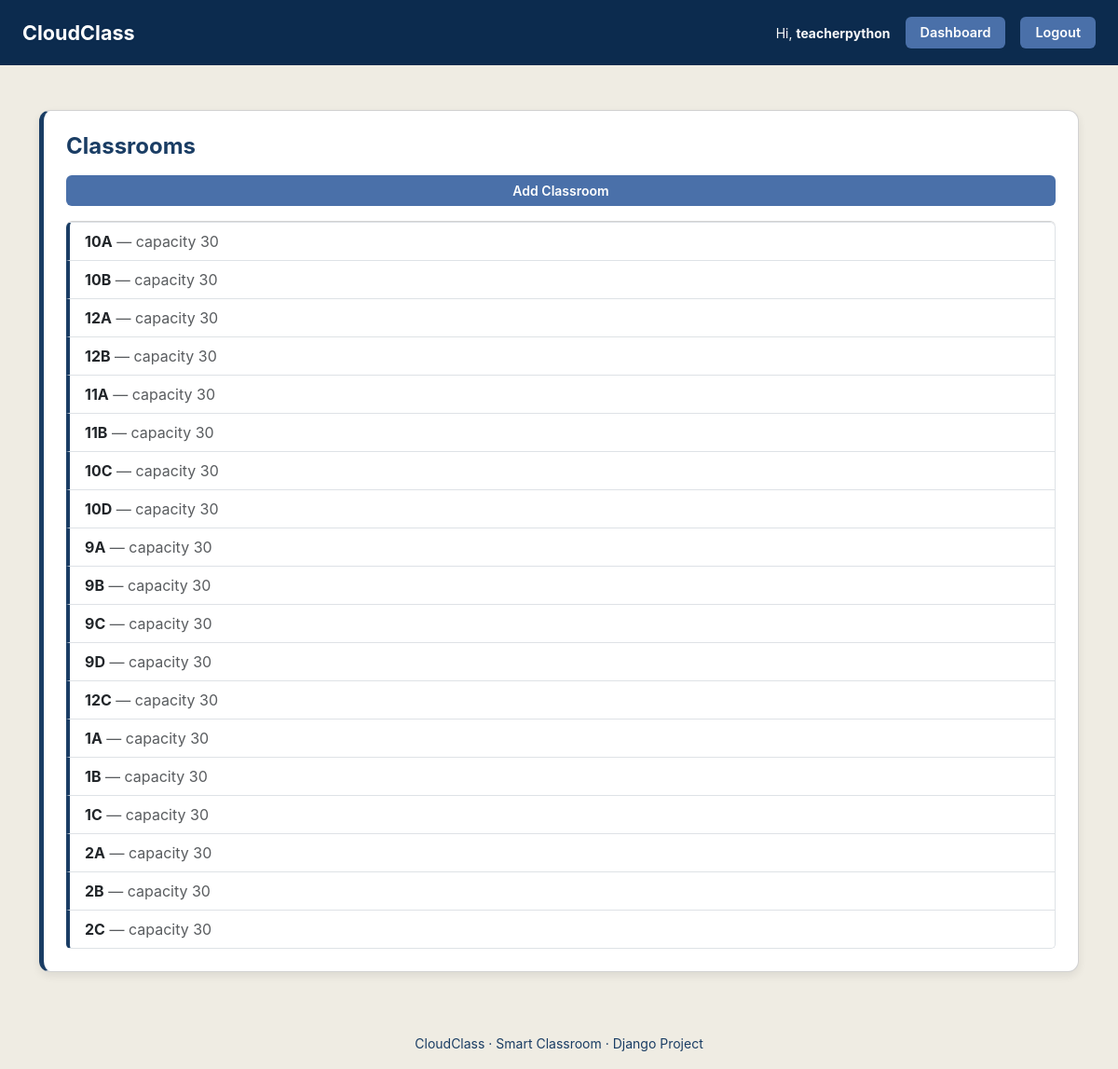
Screenshot of /classrooms/ (signed in) with the database file from the repository.
### classroom_app/models.py (models this page shows, shortened)
class User(AbstractUser):
    USER_ROLES = (
        ("student", "Student"),
        ("teacher", "Teacher"),
    )
    role = models.CharField(max_length=10, choices=USER_ROLES, default="student")

class ClassRoom(models.Model):
    name = models.CharField(max_length=100, unique=True)
    capacity = models.IntegerField(default=30)

### classroom_app/views.py (the view)
    def wrapper(request, *args, **kwargs):
        if not request.user.is_authenticated or request.user.role != "teacher":
            return render(request, "403.html", status=403)
        return view(request, *args, **kwargs)

### classroom_app/views.py (called while the page is built)
def teacher_required(view):
    def wrapper(request, *args, **kwargs):
        if not request.user.is_authenticated or request.user.role != "teacher":
            return render(request, "403.html", status=403)
        return view(request, *args, **kwargs)
    wrapper.__name__ = view.__name__
    return wrapper

@login_required
@teacher_required
def classroom_list(request):
    rooms = ClassRoom.objects.all()
    return render(
        request,
        "classroom_app/classroom_list.html",
        {"classrooms": rooms},
    )

### templates/classroom_app/classroom_list.html
{% extends "base.html" %}
{% block content %}
<div class="card p-4 mt-4">
    <h4 class="fw-bold mb-3" style="color: var(--primary-blue);">
        Classrooms
    </h4>
    <a class="btn btn-accent btn-sm mb-3" href="{% url 'add_classroom' %}">
        Add Classroom
    </a>
    <ul class="list-group">
        {% for c in classrooms %}
        <li class="list-group-item" style="background: var(--white); border-left: 4px solid var(--primary-blue);">
            <strong>{{ c.name }}</strong>
            <span class="text-muted"> — capacity {{ c.capacity }}</span>
        </li>
        {% empty %}
        <li class="list-group-item" style="background: var(--white); border-left: 4px solid var(--primary-blue);">
            No classrooms available.
        </li>
        {% endfor %}
    </ul>
</div>
{% endblock %}

### templates/base.html (shortened to what this page needs)
<!DOCTYPE html>
<html>
{% load static %}
<head>
    <link href="https://cdn.jsdelivr.net/npm/bootstrap@5.3.0/dist/css/bootstrap.min.css" rel="stylesheet">
    <link rel="stylesheet" href="{% static 'css/style.css' %}">
</head>
<body>
<nav class="navbar navbar-expand-lg custom-navbar px-4">
    <a class="navbar-brand fw-bold" href="{% url 'home' %}">
        CloudClass
    </a>
    <div class="collapse navbar-collapse justify-content-end" id="navbarMenu">
        <ul class="navbar-nav align-items-center gap-3">
            {% if user.is_authenticated %}
            <li class="nav-item text-light small">
                Hi, <strong>{{ user.username }}</strong>
            </li>
            {% if user.role == "teacher" %}
            <li class="nav-item">
                <a class="btn btn-accent btn-sm" href="{% url 'teacher_dashboard' %}">
                    Dashboard
                </a>
            </li>
            {% elif user.role == "student" %}
            <li class="nav-item">
                <a class="btn btn-accent btn-sm" href="{% url 'student_dashboard' %}">
                    Dashboard
                </a>
            </li>
            {% endif %}
            <li class="nav-item">
                <form method="post" action="{% url 'logout' %}" class="m-0">
                    <button class="btn btn-accent btn-sm" type="submit">
                        Logout
                    </button>
                </form>
            </li>
            {% endif %}
        </ul>
    </div>
</nav>
    <div class="container my-5">
        {% block content %}{% endblock %}
    </div>
    <footer class="py-3 text-center" style="color: var(--primary-blue);">
        <small>CloudClass · Smart Classroom · Django Project</small>
    </footer>
</body>
</html>

### static/css/style.css (style rules this page uses)
:root { --primary-blue: #1A3D64; --secondary-blue: #8FABD4; --accent-blue: #4A70A9; --dark-navy: #0C2B4E; --bg-light: #EFECE3; --white: #FFFFFF; --text-dark: #000000; }
body { background: var(--bg-light); font-family: "Inter", sans-serif; color: var(--text-dark); min-height: 100vh; }
.custom-navbar { background: var(--dark-navy); padding: 14px 25px; }
.custom-navbar .navbar-brand { color: white !important; font-size: 1.35rem; font-weight: 700; }
.navbar-nav .nav-item .btn-accent { padding: 6px 16px; font-size: 0.9rem; }
.btn-accent { background: var(--accent-blue); color: var(--white) !important; padding: 6px 14px; font-weight: 600; border-radius: 6px; border: none; }
.card { background: var(--white); padding: 20px; border-radius: 12px; border-left: 5px solid var(--primary-blue); margin-bottom: 25px; box-shadow: 0 4px 10px rgba(0, 0, 0, 0.08); }

### rows the page displays
User: username "teacherpython"
ClassRoom: name "10A", capacity "30"
ClassRoom: name "10B", capacity "30"
ClassRoom: name "12A", capacity "30"
ClassRoom: name "12B", capacity "30"
ClassRoom: name "11A", capacity "30"
ClassRoom: name "11B", capacity "30"
ClassRoom: name "10C", capacity "30"
ClassRoom: name "10D", capacity "30"
ClassRoom: name "9A", capacity "30"
ClassRoom: name "9B", capacity "30"
ClassRoom: name "9C", capacity "30"
ClassRoom: name "9D", capacity "30"
ClassRoom: name "12C", capacity "30"
ClassRoom: name "1A", capacity "30"
ClassRoom: name "1B", capacity "30"
ClassRoom: name "1C", capacity "30"
ClassRoom: name "2A", capacity "30"
ClassRoom: name "2B", capacity "30"
ClassRoom: name "2C", capacity "30"
